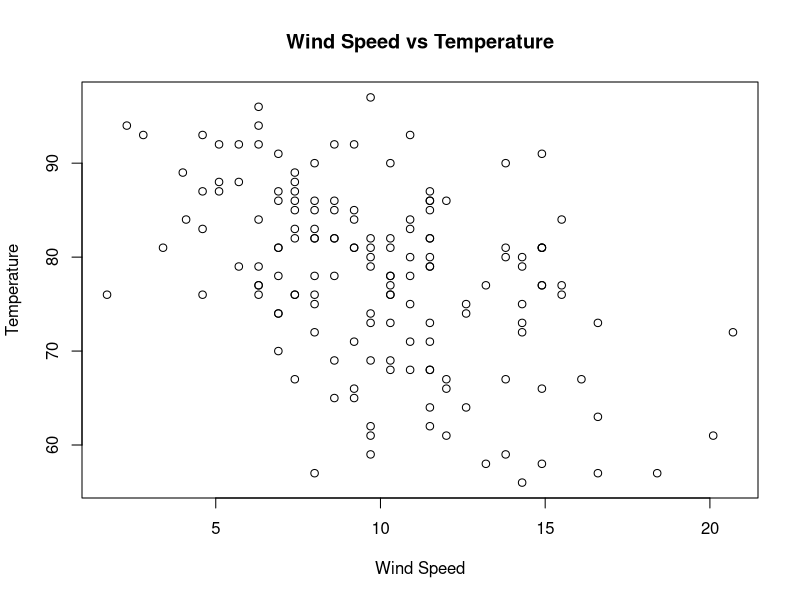
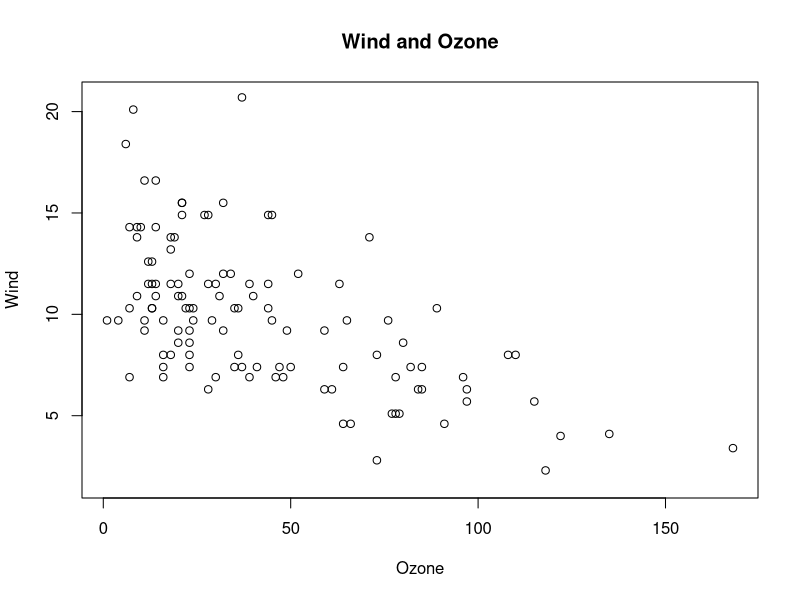
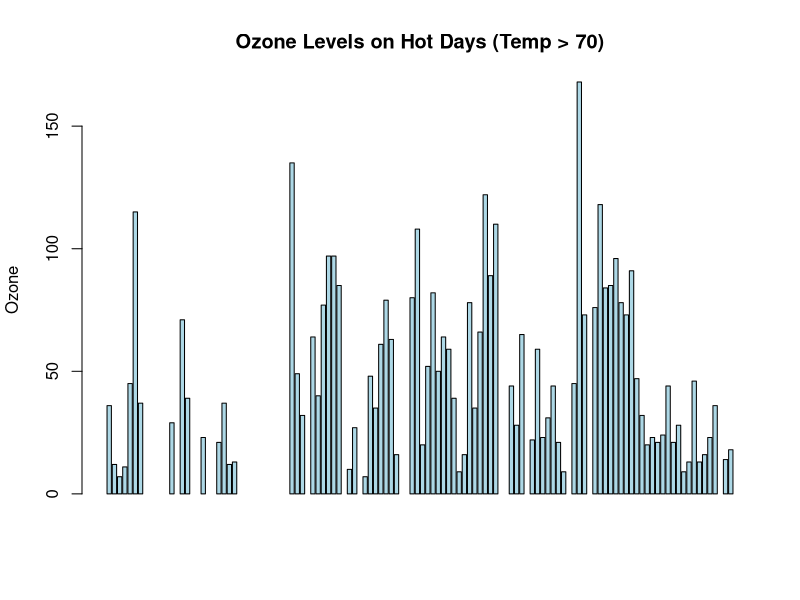

R code for these plots, in order:
data("airquality")
print(airquality)

input = airquality

plot(x = input$Wind, y = input$Temp,
     xlab = "Wind Speed",
     ylab = "Temperature",
     main = "Wind Speed vs Temperature"
)

plot(x = input$Ozone, y = input$Wind,
     xlab = "Ozone",
     ylab = "Wind",
     main = "Wind and Ozone"
)

subset_data <- subset(airquality, Temp > 70)

barplot(subset_data$Ozone,
        main = "Ozone Levels on Hot Days (Temp > 70)",
        ylab = "Ozone",
        col = "lightblue"
)
